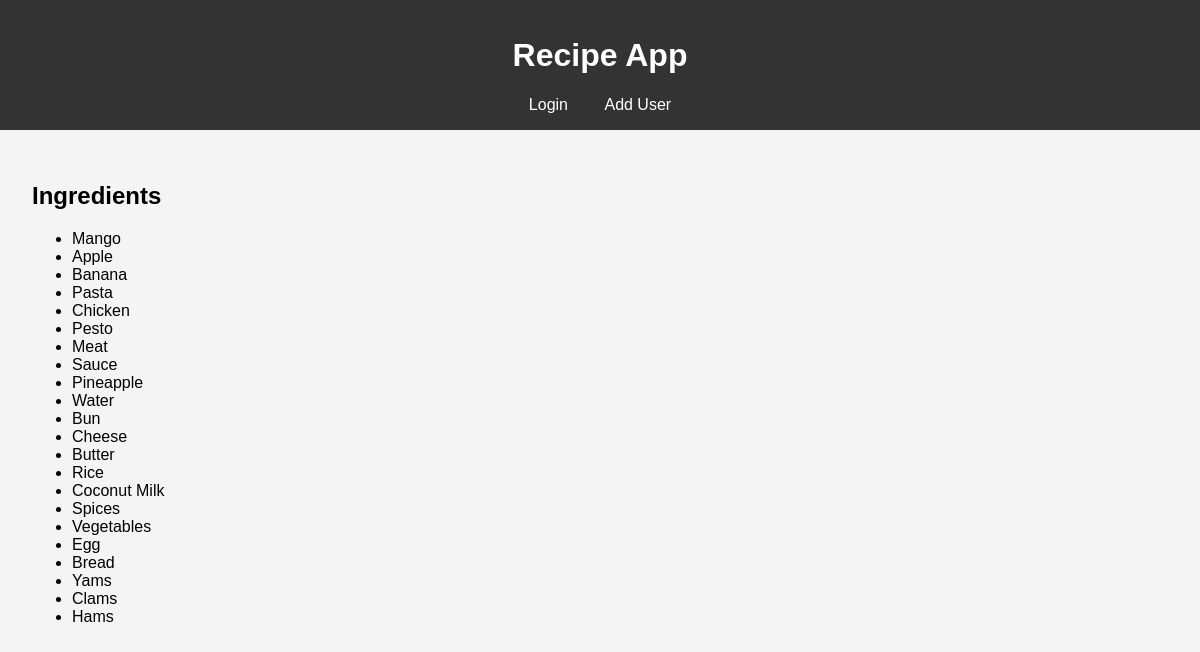
/ingredients, run on the app's committed database.
### models.py (models this page shows, shortened)
class Ingredient(db.Model):
    name = db.Column(db.String(100), primary_key=True, nullable=False)
    recipes = db.relationship('RecipeIngredient', backref='ingredient', lazy=True)

### app.py (the view)
@app.route('/ingredients')
def ingredients():
    ingredients = Ingredient.query.all()
    return render_template('ingredients.html', ingredients=ingredients)

### app.py (called while the page is built)
def export_db():
    data = {
        'users': [user.__dict__ for user in User.query.all()],
        'recipes': [recipe.__dict__ for recipe in Recipe.query.all()],
        'ingredients': [ingredient.__dict__ for ingredient in Ingredient.query.all()],
        'recipe_ingredients': [ri.__dict__ for ri in RecipeIngredient.query.all()],
        'favourites': [f.__dict__ for f in Favourite.query.all()],
        'ratings': [r.__dict__ for r in Rating.query.all()]
    }
    for table in data.values():
        for entry in table:
            entry.pop('_sa_instance_state', None)
    with open('db_export.json', 'w') as f:
        json.dump(data, f)

@app.teardown_appcontext
def shutdown_session(exception=None):
    export_db()

### templates/ingredients.html
{% extends 'base.html' %}
{% block content %}
    <h2>Ingredients</h2>
    <ul>
        {% for ingredient in ingredients %}
            <li>{{ ingredient.name }}</li>
        {% endfor %}
    </ul>
{% endblock %}

### templates/base.html (shortened to what this page needs)
<!DOCTYPE html>
<html lang="en">
<head>
    <link rel="stylesheet" href="{{ url_for('static', filename='styles.css') }}">
</head>
<body>
    <header>
        <h1>Recipe App</h1>
        <nav>
            <a href="{{ url_for('login') }}">Login</a>
            <a href="{{ url_for('add_user') }}">Add User</a>
        </nav>
    </header>
    <main>
        {% block content %}{% endblock %}
    </main>
</body>
</html>

### static/styles.css (style rules this page uses)
body { font-family: Arial, sans-serif; margin: 0; padding: 0; background-color: #f4f4f4; }
header { background-color: #333; color: #fff; padding: 1rem; text-align: center; }
nav a { color: #fff; margin: 0 1rem; text-decoration: none; }
main { padding: 2rem; }

### data on the page
Ingredient: name "Mango"
Ingredient: name "Apple"
Ingredient: name "Banana"
Ingredient: name "Pasta"
Ingredient: name "Chicken"
Ingredient: name "Pesto"
Ingredient: name "Meat"
Ingredient: name "Sauce"
Ingredient: name "Pineapple"
Ingredient: name "Water"
Ingredient: name "Bun"
Ingredient: name "Cheese"
Ingredient: name "Butter"
Ingredient: name "Rice"
Ingredient: name "Coconut Milk"
Ingredient: name "Spices"
Ingredient: name "Vegetables"
Ingredient: name "Egg"
Ingredient: name "Bread"
Ingredient: name "Yams"
Ingredient: name "Clams"
Ingredient: name "Hams"
